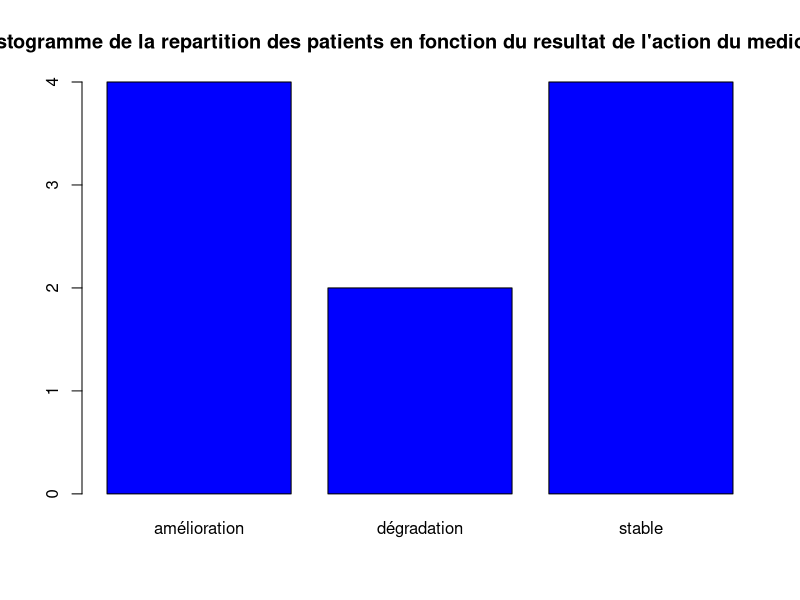

Generate this figure with R:
df <- read.csv("donnees_patients.csv", sep = ",") 

# L'ajout du print() est nécessaire pour l'affichage de head()
print(head(df))

moyenne <- mean(df$age)
ecart_type <- sd(df$age)

print(paste("Moyenne d'age :", moyenne))
print(paste("Ecart-type :", ecart_type))

# L'ajout du print() est nécessaire pour l'affichage de table()
print(table(df$traitement, df$résultat))

barplot(table(df$résultat), main="Histogramme de la repartition des patients en fonction du resultat de l'action du medicament", col="blue")
